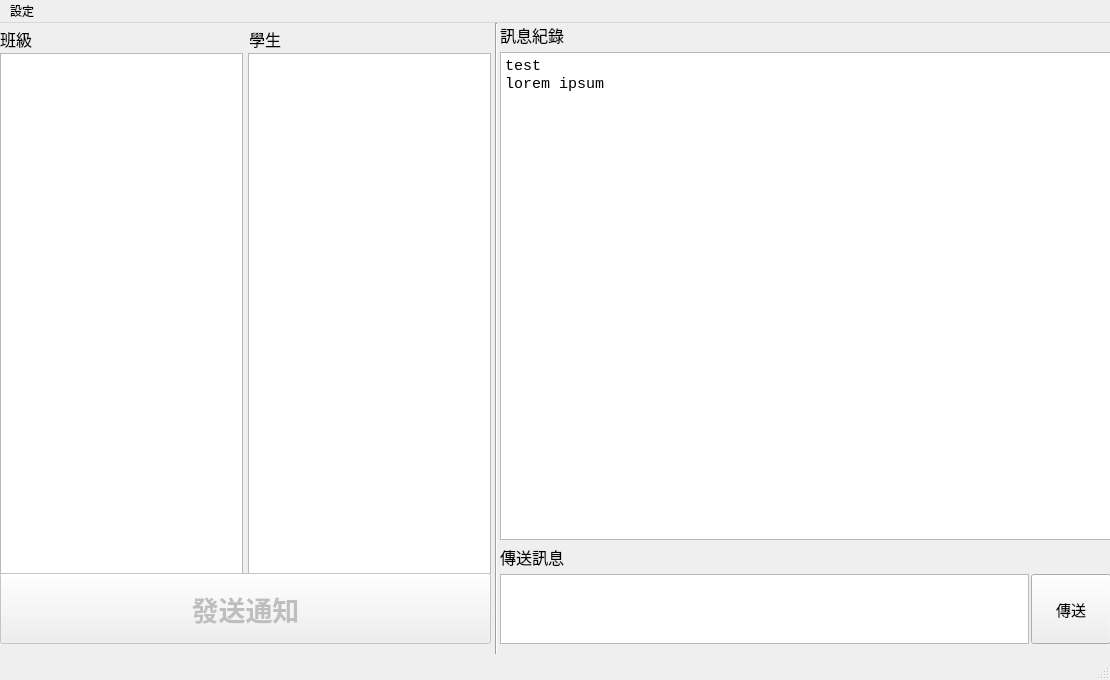
<?xml version="1.0" encoding="UTF-8"?>
<ui version="4.0">
 <author>Allen Wei</author>
 <class>MainWindow</class>
 <widget class="QMainWindow" name="MainWindow">
  <property name="geometry">
   <rect>
    <x>0</x>
    <y>0</y>
    <width>1110</width>
    <height>680</height>
   </rect>
  </property>
  <property name="sizePolicy">
   <sizepolicy hsizetype="Expanding" vsizetype="Expanding">
    <horstretch>0</horstretch>
    <verstretch>0</verstretch>
   </sizepolicy>
  </property>
  <property name="minimumSize">
   <size>
    <width>1110</width>
    <height>680</height>
   </size>
  </property>
  <property name="maximumSize">
   <size>
    <width>1110</width>
    <height>680</height>
   </size>
  </property>
  <property name="font">
   <font>
    <family>Microsoft JhengHei UI</family>
    <weight>50</weight>
    <bold>false</bold>
   </font>
  </property>
  <property name="windowTitle">
   <string/>
  </property>
  <property name="autoFillBackground">
   <bool>false</bool>
  </property>
  <widget class="QWidget" name="centralwidget">
   <widget class="QWidget" name="horizontalLayoutWidget">
    <property name="geometry">
     <rect>
      <x>0</x>
      <y>30</y>
      <width>491</width>
      <height>521</height>
     </rect>
    </property>
    <layout class="QHBoxLayout" name="horizontalLayout">
     <property name="spacing">
      <number>5</number>
     </property>
     <property name="leftMargin">
      <number>0</number>
     </property>
     <item>
      <widget class="QListWidget" name="classList">
       <property name="sizePolicy">
        <sizepolicy hsizetype="Expanding" vsizetype="Expanding">
         <horstretch>0</horstretch>
         <verstretch>0</verstretch>
        </sizepolicy>
       </property>
       <property name="textElideMode">
        <enum>Qt::ElideRight</enum>
       </property>
       <property name="viewMode">
        <enum>QListView::ListMode</enum>
       </property>
       <property name="uniformItemSizes">
        <bool>false</bool>
       </property>
       <property name="wordWrap">
        <bool>false</bool>
       </property>
      </widget>
     </item>
     <item>
      <widget class="QListWidget" name="studentList"/>
     </item>
    </layout>
   </widget>
   <widget class="Line" name="line">
    <property name="geometry">
     <rect>
      <x>490</x>
      <y>0</y>
      <width>12</width>
      <height>631</height>
     </rect>
    </property>
    <property name="sizePolicy">
     <sizepolicy hsizetype="MinimumExpanding" vsizetype="MinimumExpanding">
      <horstretch>0</horstretch>
      <verstretch>0</verstretch>
     </sizepolicy>
    </property>
    <property name="font">
     <font>
      <weight>50</weight>
      <bold>false</bold>
     </font>
    </property>
    <property name="orientation">
     <enum>Qt::Vertical</enum>
    </property>
   </widget>
   <widget class="QWidget" name="verticalLayoutWidget">
    <property name="geometry">
     <rect>
      <x>500</x>
      <y>0</y>
      <width>611</width>
      <height>621</height>
     </rect>
    </property>
    <layout class="QVBoxLayout" name="verticalLayout" stretch="1,30,1,1">
     <property name="spacing">
      <number>5</number>
     </property>
     <item>
      <widget class="QLabel" name="label">
       <property name="sizePolicy">
        <sizepolicy hsizetype="Preferred" vsizetype="Preferred">
         <horstretch>0</horstretch>
         <verstretch>0</verstretch>
        </sizepolicy>
       </property>
       <property name="font">
        <font>
         <pointsize>12</pointsize>
        </font>
       </property>
       <property name="frameShape">
        <enum>QFrame::NoFrame</enum>
       </property>
       <property name="text">
        <string>訊息紀錄</string>
       </property>
       <property name="alignment">
        <set>Qt::AlignBottom|Qt::AlignLeading|Qt::AlignLeft</set>
       </property>
      </widget>
     </item>
     <item>
      <widget class="QTextBrowser" name="textBrowser">
       <property name="sizePolicy">
        <sizepolicy hsizetype="Expanding" vsizetype="Preferred">
         <horstretch>0</horstretch>
         <verstretch>0</verstretch>
        </sizepolicy>
       </property>
       <property name="font">
        <font>
         <family>Consolas</family>
         <pointsize>11</pointsize>
        </font>
       </property>
       <property name="readOnly">
        <bool>false</bool>
       </property>
       <property name="html">
        <string>&lt;!DOCTYPE HTML PUBLIC &quot;-//W3C//DTD HTML 4.0//EN&quot; &quot;http://www.w3.org/TR/REC-html40/strict.dtd&quot;&gt;
&lt;html&gt;&lt;head&gt;&lt;meta name=&quot;qrichtext&quot; content=&quot;1&quot; /&gt;&lt;style type=&quot;text/css&quot;&gt;
p, li { white-space: pre-wrap; }
&lt;/style&gt;&lt;/head&gt;&lt;body style=&quot; font-family:'Consolas'; font-size:11pt; font-weight:400; font-style:normal;&quot;&gt;
&lt;p style=&quot; margin-top:0px; margin-bottom:0px; margin-left:0px; margin-right:0px; -qt-block-indent:0; text-indent:0px;&quot;&gt;&lt;span style=&quot; font-family:'Microsoft JhengHei UI';&quot;&gt;test&lt;/span&gt;&lt;/p&gt;
&lt;p style=&quot; margin-top:0px; margin-bottom:0px; margin-left:0px; margin-right:0px; -qt-block-indent:0; text-indent:0px;&quot;&gt;&lt;span style=&quot; font-family:'Microsoft JhengHei UI';&quot;&gt;lorem ipsum&lt;/span&gt;&lt;/p&gt;&lt;/body&gt;&lt;/html&gt;</string>
       </property>
      </widget>
     </item>
     <item>
      <widget class="QLabel" name="label_2">
       <property name="font">
        <font>
         <pointsize>12</pointsize>
        </font>
       </property>
       <property name="frameShape">
        <enum>QFrame::NoFrame</enum>
       </property>
       <property name="text">
        <string>傳送訊息</string>
       </property>
       <property name="alignment">
        <set>Qt::AlignBottom|Qt::AlignLeading|Qt::AlignLeft</set>
       </property>
      </widget>
     </item>
     <item>
      <layout class="QHBoxLayout" name="horizontalLayout_3" stretch="10,1">
       <property name="spacing">
        <number>2</number>
       </property>
       <item>
        <widget class="QPlainTextEdit" name="plainTextEdit">
         <property name="sizePolicy">
          <sizepolicy hsizetype="Preferred" vsizetype="Maximum">
           <horstretch>0</horstretch>
           <verstretch>0</verstretch>
          </sizepolicy>
         </property>
         <property name="verticalScrollBarPolicy">
          <enum>Qt::ScrollBarAlwaysOff</enum>
         </property>
         <property name="plainText">
          <string/>
         </property>
         <property name="placeholderText">
          <string>輸入訊息...</string>
         </property>
        </widget>
       </item>
       <item>
        <widget class="QPushButton" name="pushButton_2">
         <property name="sizePolicy">
          <sizepolicy hsizetype="Preferred" vsizetype="Preferred">
           <horstretch>0</horstretch>
           <verstretch>0</verstretch>
          </sizepolicy>
         </property>
         <property name="font">
          <font>
           <pointsize>11</pointsize>
          </font>
         </property>
         <property name="text">
          <string>傳送</string>
         </property>
        </widget>
       </item>
      </layout>
     </item>
    </layout>
   </widget>
   <widget class="QWidget" name="horizontalLayoutWidget_2">
    <property name="geometry">
     <rect>
      <x>0</x>
      <y>0</y>
      <width>491</width>
      <height>31</height>
     </rect>
    </property>
    <layout class="QHBoxLayout" name="horizontalLayout_2">
     <item>
      <widget class="QLabel" name="label_4">
       <property name="font">
        <font>
         <pointsize>12</pointsize>
        </font>
       </property>
       <property name="text">
        <string>班級</string>
       </property>
      </widget>
     </item>
     <item>
      <widget class="QLabel" name="label_3">
       <property name="font">
        <font>
         <pointsize>12</pointsize>
        </font>
       </property>
       <property name="text">
        <string>學生</string>
       </property>
      </widget>
     </item>
    </layout>
   </widget>
   <widget class="QPushButton" name="pushButton">
    <property name="enabled">
     <bool>false</bool>
    </property>
    <property name="geometry">
     <rect>
      <x>0</x>
      <y>550</y>
      <width>491</width>
      <height>71</height>
     </rect>
    </property>
    <property name="sizePolicy">
     <sizepolicy hsizetype="MinimumExpanding" vsizetype="MinimumExpanding">
      <horstretch>0</horstretch>
      <verstretch>0</verstretch>
     </sizepolicy>
    </property>
    <property name="font">
     <font>
      <pointsize>20</pointsize>
      <weight>75</weight>
      <bold>true</bold>
     </font>
    </property>
    <property name="autoFillBackground">
     <bool>false</bool>
    </property>
    <property name="text">
     <string>發送通知</string>
    </property>
   </widget>
  </widget>
  <widget class="QMenuBar" name="menubar">
   <property name="geometry">
    <rect>
     <x>0</x>
     <y>0</y>
     <width>1110</width>
     <height>25</height>
    </rect>
   </property>
   <widget class="QMenu" name="menu">
    <property name="title">
     <string>設定</string>
    </property>
    <addaction name="configServer"/>
    <addaction name="configIdentity"/>
   </widget>
   <addaction name="menu"/>
  </widget>
  <widget class="QStatusBar" name="statusbar">
   <property name="sizePolicy">
    <sizepolicy hsizetype="MinimumExpanding" vsizetype="Preferred">
     <horstretch>0</horstretch>
     <verstretch>0</verstretch>
    </sizepolicy>
   </property>
  </widget>
  <action name="configServer">
   <property name="enabled">
    <bool>true</bool>
   </property>
   <property name="text">
    <string>設定伺服器 IP 及端口</string>
   </property>
   <property name="font">
    <font>
     <family>Microsoft JhengHei UI</family>
    </font>
   </property>
  </action>
  <action name="configIdentity">
   <property name="text">
    <string>設定班級 / 身分</string>
   </property>
   <property name="font">
    <font>
     <family>Microsoft JhengHei UI</family>
    </font>
   </property>
  </action>
 </widget>
 <tabstops>
  <tabstop>classList</tabstop>
  <tabstop>studentList</tabstop>
  <tabstop>pushButton</tabstop>
  <tabstop>textBrowser</tabstop>
  <tabstop>pushButton_2</tabstop>
 </tabstops>
 <resources/>
 <connections/>
</ui>
